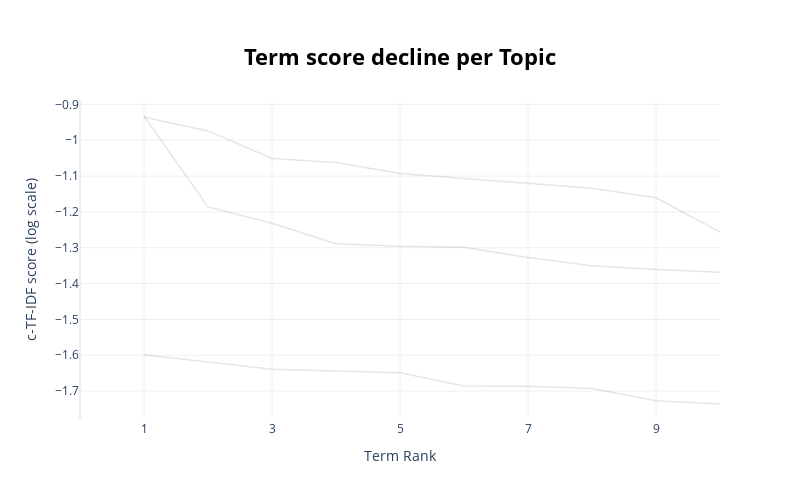

The notebook cell this image was saved under:
### Code cell
topic_model.visualize_term_rank(log_scale=True)

### Figure 1 — Plotly figure (JSON) as saved in the notebook; plotly's stock layout.template omitted (floating-point values rounded to 4 significant figures)
{"data": [{"hovertext": "<b>Topic -1</b>:sầu_riêng_mắt_xuất_khẩu_doanh_nghi", "line": {"color": "black", "width": 1.5}, "mode": "lines+lines", "name": "", "opacity": 0.1, "type": "scatter", "x": [1, 2, 3, 4, 5, 6, 7, 8, 9, 10], "y": [-0.9323, -1.186, -1.232, -1.289, -1.296, -1.299, -1.327, -1.35, -1.36, -1.368]}, {"hovertext": "<b>Topic 0</b>:nam_tỉnh_hai_ảnh_công_an_nguyễn_đồn", "line": {"color": "black", "width": 1.5}, "mode": "lines+lines", "name": "", "opacity": 0.1, "type": "scatter", "x": [1, 2, 3, 4, 5, 6, 7, 8, 9, 10], "y": [-1.599, -1.618, -1.639, -1.644, -1.649, -1.686, -1.687, -1.693, -1.727, -1.736]}, {"hovertext": "<b>Topic 1</b>:đồng_cổ_phiếu_mã_giao_dịch_ngân_hàn", "line": {"color": "black", "width": 1.5}, "mode": "lines+lines", "name": "", "opacity": 0.1, "type": "scatter", "x": [1, 2, 3, 4, 5, 6, 7, 8, 9, 10], "y": [-0.9359, -0.9738, -1.051, -1.062, -1.093, -1.106, -1.12, -1.134, -1.161, -1.256]}], "layout": {"height": 500, "hoverlabel": {"bgcolor": "white", "font": {"family": "Rockwell", "size": 16}}, "showlegend": false, "title": {"font": {"color": "Black", "size": 22}, "text": "<b>Term score decline per Topic</b>", "x": 0.5, "xanchor": "center", "y": 0.9, "yanchor": "top"}, "width": 800, "xaxis": {"dtick": 2, "range": [0, 10], "tick0": 1, "title": {"text": "Term Rank"}}, "yaxis": {"title": {"text": "c-TF-IDF score (log scale)"}}}}
